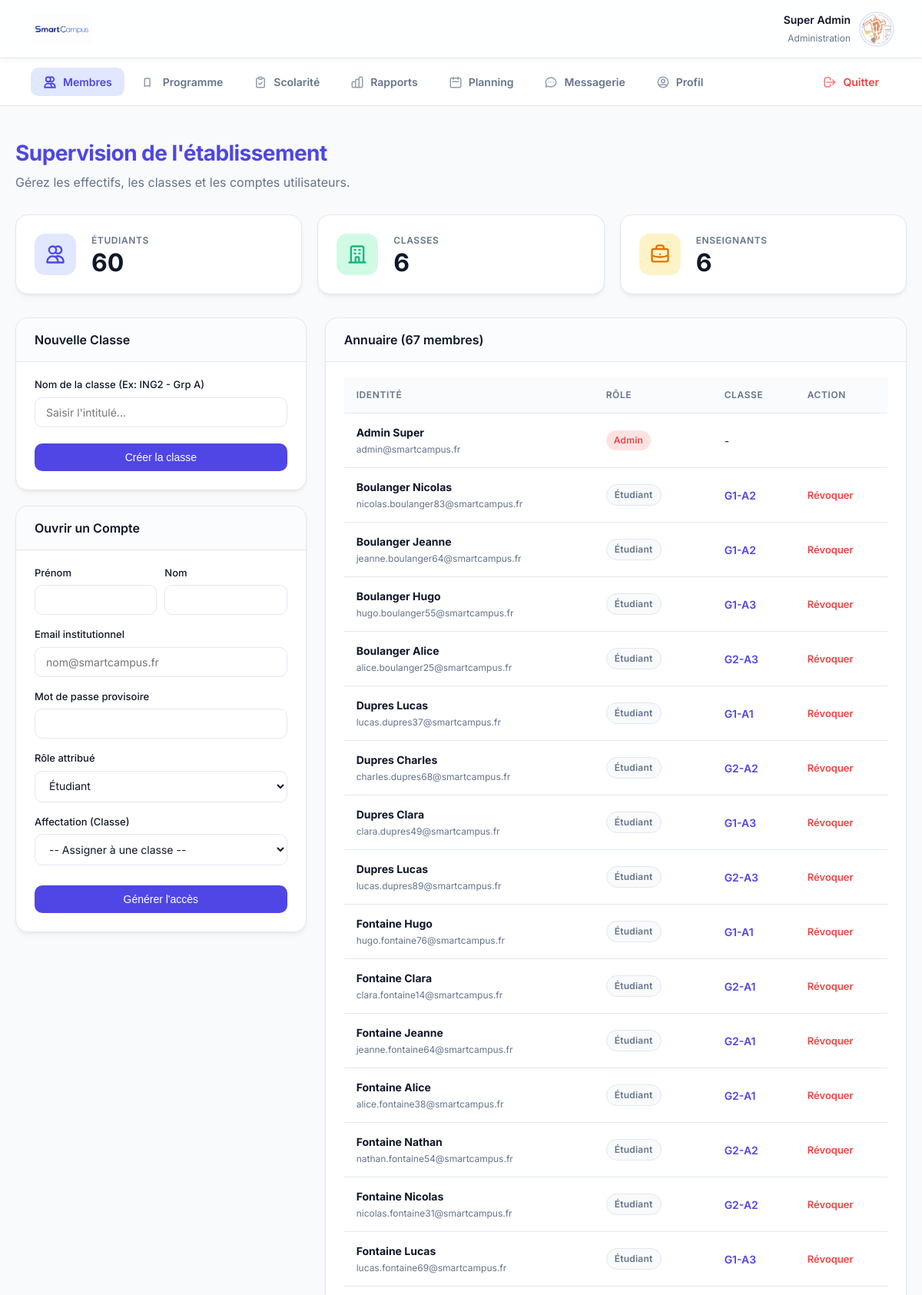
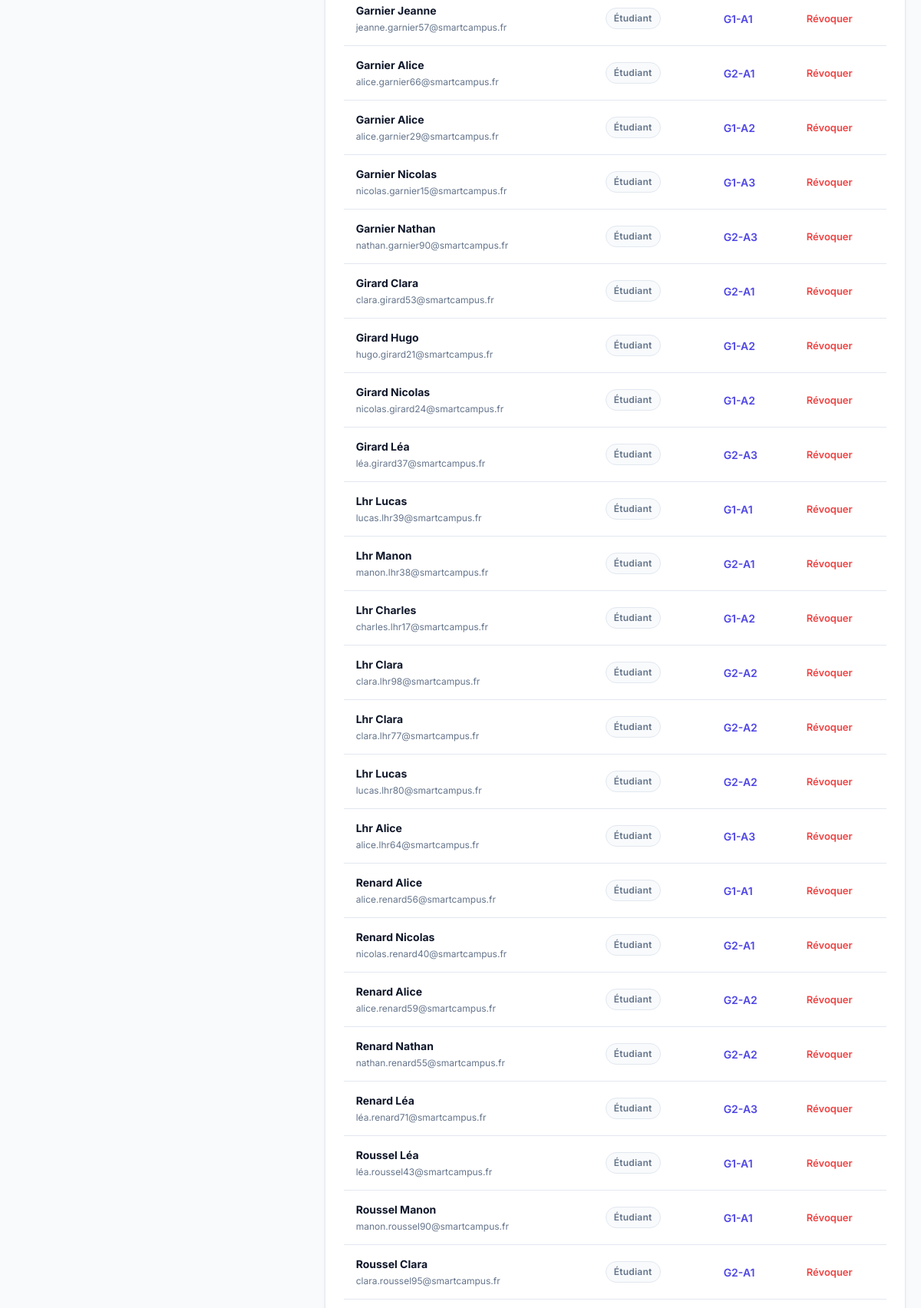
The app's page /dashboard_administrateur.php (signed in, upper part) with its own data (2 pictures, top to bottom).
### tables this page shows
CREATE TABLE utilisateurs (
        id INTEGER PRIMARY KEY AUTOINCREMENT,
        prenom TEXT NOT NULL,
        nom TEXT NOT NULL,
        email TEXT UNIQUE NOT NULL,
        role TEXT CHECK(role IN ('etudiant', 'professeur', 'administrateur')) NOT NULL,
        mot_de_passe_hash TEXT NOT NULL,
        statut_compte TEXT DEFAULT 'actif',
        groupe_id INTEGER,
        FOREIGN KEY(groupe_id) REFERENCES groupes(id) ON DELETE SET NULL
    );

CREATE TABLE groupes (
        id INTEGER PRIMARY KEY AUTOINCREMENT,
        nom TEXT NOT NULL UNIQUE
    );

### dashboard_administrateur.php (the view, shortened to what this page needs)
<?php
require_once 'db.php';
$groupes = $db->query("SELECT * FROM groupes ORDER BY nom")->fetchAll();
$utilisateurs = $db->query("SELECT u.*, g.nom as nom_groupe FROM utilisateurs u LEFT JOIN groupes g ON u.groupe_id = g.id ORDER BY u.role, u.nom")->fetchAll();
$nb_etudiants = $db->query("SELECT COUNT(*) FROM utilisateurs WHERE role = 'etudiant'")->fetchColumn();
$nb_profs = $db->query("SELECT COUNT(*) FROM utilisateurs WHERE role = 'professeur'")->fetchColumn();
$nb_classes = count($groupes);
?>
<!DOCTYPE html>
<html lang="fr">
<head>
    <link rel="stylesheet" href="style.css">
</head>
<body>
    <?php include 'menu.php'; ?>
    <div class="container">
        <div style="margin-bottom: 30px;">
            <h1 style="color:var(--primary);">Supervision de l'établissement</h1>
            <p style="color:var(--text-muted); margin:0;">Gérez les effectifs, les classes et les comptes utilisateurs.</p>
        </div>
        <div class="stats-container">
            <div class="card stat-card">
                <div class="stat-icon icon-indigo">
                    <svg xmlns="http://www.w3.org/2000/svg" width="28" height="28" fill="none" viewBox="0 0 24 24" stroke="currentColor" stroke-width="2"><path stroke-linecap="round" stroke-linejoin="round" d="M12 4.354a4 4 0 110 5.292M15 21H3v-1a6 6 0 0112 0v1zm0 0h6v-1a6 6 0 00-9-5.197M13 7a4 4 0 11-8 0 4 4 0 018 0z" /></svg>
                </div>
                <div class="stat-info"><h2>Étudiants</h2><div class="stat-value"><?= $nb_etudiants ?></div></div>
            </div>
            <div class="card stat-card">
                <div class="stat-icon icon-emerald">
                </div>
                <div class="stat-info"><h2>Classes</h2><div class="stat-value"><?= $nb_classes ?></div></div>
            </div>
            <div class="card stat-card">
                <div class="stat-icon icon-amber">
                </div>
                <div class="stat-info"><h2>Enseignants</h2><div class="stat-value"><?= $nb_profs ?></div></div>
            </div>
        </div>
        <div class="dashboard-grid inverse">
            <div class="form-section">
                <div class="card">
                    <div class="card-header"><h2>Nouvelle Classe</h2></div>
                    <form method="POST">
                        <label>Nom de la classe (Ex: ING2 - Grp A)</label>
                        <input type="text" name="nom_groupe" required placeholder="Saisir l'intitulé...">
                        <button type="submit" class="btn-action" style="width:100%; margin-top:5px;">Créer la classe</button>
                    </form>
                </div>
                <div class="card">
                    <div class="card-header"><h2>Ouvrir un Compte</h2></div>
                    <form action="traitement_inscription.php" method="POST">
                        <div style="display:flex; gap:10px;">
                            <div style="flex:1;"><label>Prénom</label><input type="text" name="prenom" required></div>
                            <div style="flex:1;"><label>Nom</label><input type="text" name="nom" required></div>
                        </div>
                        <label>Email institutionnel</label><input type="email" name="email" required placeholder="nom@smartcampus.fr">
                        <label>Mot de passe provisoire</label><input type="password" name="mot_de_passe" required>
                        <label>Rôle attribué</label>
                        <select name="role" id="roleSelect" required onchange="toggleGroupSelect()">
                            <option value="etudiant">Étudiant</option><option value="professeur">Professeur</option><option value="administrateur">Administrateur</option>
                        </select>
                        <div id="groupSelectContainer">
                            <label>Affectation (Classe)</label>
                            <select name="groupe_id" id="groupSelect">
                                <option value="">-- Assigner à une classe --</option>
                            </select>
                        </div>
                        <button type="submit" class="btn-action" style="width:100%; margin-top:10px;">Générer l'accès</button>
                    </form>
                </div>
            </div>
            <div class="card">
                <div class="card-header"><h2>Annuaire (<?= count($utilisateurs) ?> membres)</h2></div>
                <table>
                    <tr><th>Identité</th><th>Rôle</th><th>Classe</th><th>Action</th></tr>
                    <?php foreach ($utilisateurs as $u): ?>
                        <tr>
                            <td>
                                <strong><?= htmlspecialchars($u['nom'] . ' ' . $u['prenom']) ?></strong><br>
                                <span style="font-size:12px;color:var(--text-muted);"><?= htmlspecialchars($u['email']) ?></span>
                            </td>
                            <td>
                                <?php if($u['role'] == 'administrateur'): ?><span class="badge badge-danger">Admin</span>
                                <?php elseif($u['role'] == 'professeur'): ?><span class="badge badge-success">Professeur</span>
                                <?php else: ?><span class="badge badge-neutral">Étudiant</span>
                                <?php endif; ?>
                            </td>
                            <td><?= $u['nom_groupe'] ? '<span style="color:var(--primary);font-weight:600;">'.htmlspecialchars($u['nom_groupe']).'</span>' : '-' ?></td>
                            <td>
                                <?php if($u['id'] != $_SESSION['utilisateur_id']): ?>
                                    <a href="supprimer_utilisateur.php?id=<?= $u['id'] ?>" style="color:var(--danger); font-size:13px; font-weight:600;" onclick="return confirm('Supprimer ce membre ?');">Révoquer</a>
                                <?php endif; ?>
                            </td>
                        </tr>
                    <?php endforeach; ?>
                </table>
            </div>
        </div>
    </div>
</body>
</html>

### menu.php (shortened to what this page needs)
<?php
require_once 'db.php';
$mon_id = $_SESSION['utilisateur_id'];
$mon_role = $_SESSION['role'];
$stmt_menu = $db->prepare("SELECT u.*, g.nom as nom_groupe FROM utilisateurs u LEFT JOIN groupes g ON u.groupe_id = g.id WHERE u.id = ?");
$stmt_menu->execute([$mon_id]);
$user_menu = $stmt_menu->fetch(PDO::FETCH_ASSOC);
$initiales_menu = strtoupper(substr($user_menu['prenom'], 0, 1) . substr($user_menu['nom'], 0, 1));
$avatar_menu_url = null;
$search_avatar_menu = glob("uploads/avatars/avatar_" . $mon_id . ".*");
if (!empty($search_avatar_menu)) { $avatar_menu_url = $search_avatar_menu[0]; }
$stmt_unread_menu = $db->prepare("SELECT COUNT(*) FROM messages WHERE destinataire_id = ? AND lu = 0");
$stmt_unread_menu->execute([$mon_id]);
$messages_non_lus_menu = $stmt_unread_menu->fetchColumn();
$current_page = basename($_SERVER['PHP_SELF']);
?>
<header class="top-bar">
    <img src="images/logo.jpg" alt="SmartCampus" onerror="this.src='https://via.placeholder.com/120x45?text=SmartCampus'">
    <div class="user-widget">
        <div class="user-widget-info" style="text-align: right;">
            <strong style="color:var(--text-main); font-size:14px;"><?= htmlspecialchars($user_menu['prenom'] . ' ' . $user_menu['nom']) ?></strong>
            <span style="font-size:12px; color:var(--text-muted);">
                <?php
                if ($mon_role === 'administrateur') echo 'Administration';
                elseif ($mon_role === 'professeur') echo 'Corps Enseignant';
                else echo htmlspecialchars($user_menu['nom_groupe'] ?? 'Étudiant');
                ?>
            </span>
        </div>
        <div class="avatar-small" <?= $mon_role === 'administrateur' ? 'style="background: #1e293b;"' : '' ?>>
            <?php if ($avatar_menu_url): ?><img src="<?= $avatar_menu_url ?>" alt="Profil"><?php else: ?><?= $initiales_menu ?><?php endif; ?>
        </div>
    </div>
</header>
<nav class="top-nav">
    <?php if ($mon_role === 'administrateur'): ?>
        <a href="dashboard_administrateur.php" class="<?= $current_page === 'dashboard_administrateur.php' ? 'active' : '' ?>">
            <svg fill="none" viewBox="0 0 24 24" stroke="currentColor" stroke-width="2"><path stroke-linecap="round" stroke-linejoin="round" d="M12 4.354a4 4 0 110 5.292M15 21H3v-1a6 6 0 0112 0v1zm0 0h6v-1a6 6 0 00-9-5.197M13 7a4 4 0 11-8 0 4 4 0 018 0z" /></svg> Membres
        </a>
        <a href="gestion_cours.php" class="<?= $current_page === 'gestion_cours.php' ? 'active' : '' ?>">
            <svg fill="none" viewBox="0 0 24 24" stroke="currentColor" stroke-width="2"><path stroke-linecap="round" stroke-linejoin="round" d="M12 6.253v13m0-13C10.832 5.477 9.246 5 7.5 5S4.168 5.477 3 6.253v13C4.168 18.477 5.754 18 7.5 18s3.332.477 4.5 1.253" /></svg> Programme
        </a>
        <a href="gestion_absences.php" class="<?= $current_page === 'gestion_absences.php' ? 'active' : '' ?>">
            <svg fill="none" viewBox="0 0 24 24" stroke="currentColor" stroke-width="2"><path stroke-linecap="round" stroke-linejoin="round" d="M9 5H7a2 2 0 00-2 2v12a2 2 0 002 2h10a2 2 0 002-2V7a2 2 0 00-2-2h-2M9 5a2 2 0 002 2h2a2 2 0 002-2M9 5a2 2 0 012-2h2a2 2 0 012 2m-6 9l2 2 4-4" /></svg> Scolarité
        </a>
        <a href="rapports_admin.php" class="<?= $current_page === 'rapports_admin.php' ? 'active' : '' ?>">
            Rapports
        </a>
    <?php endif; ?>
    <a href="planning.php" class="<?= $current_page === 'planning.php' ? 'active' : '' ?>">
        <svg fill="none" viewBox="0 0 24 24" stroke="currentColor" stroke-width="2"><path stroke-linecap="round" stroke-linejoin="round" d="M8 7V3m8 4V3m-9 8h10M5 21h14a2 2 0 002-2V7a2 2 0 00-2-2H5a2 2 0 00-2 2v12a2 2 0 002 2z" /></svg> Planning
    </a>
    <a href="messagerie.php" class="<?= $current_page === 'messagerie.php' ? 'active' : '' ?>">
        <svg fill="none" viewBox="0 0 24 24" stroke="currentColor" stroke-width="2"><path stroke-linecap="round" stroke-linejoin="round" d="M8 12h.01M12 12h.01M16 12h.01M21 12c0 4.418-4.03 8-9 8a9.863 9.863 0 01-4.255-.949L3 20l1.395-3.72C3.512 15.042 3 13.574 3 12c0-4.418 4.03-8 9-8s9 3.582 9 8z" /></svg>
        Messagerie <?php if ($messages_non_lus_menu > 0): ?><span class="notification-badge"><?= $messages_non_lus_menu ?></span><?php endif; ?>
    </a>
    <a href="profil.php" class="<?= $current_page === 'profil.php' ? 'active' : '' ?>">
        <svg fill="none" viewBox="0 0 24 24" stroke="currentColor" stroke-width="2"><path stroke-linecap="round" stroke-linejoin="round" d="M5.121 17.804A13.937 13.937 0 0112 16c2.5 0 4.847.655 6.879 1.804M15 10a3 3 0 11-6 0 3 3 0 016 0zm6 2a9 9 0 11-18 0 9 9 0 0118 0z" /></svg> Profil
    </a>
    <a href="deconnexion.php" style="color: var(--danger); margin-left: auto;">
        <svg fill="none" viewBox="0 0 24 24" stroke="currentColor" stroke-width="2"><path stroke-linecap="round" stroke-linejoin="round" d="M17 16l4-4m0 0l-4-4m4 4H7m6 4v1a3 3 0 01-3 3H6a3 3 0 01-3-3V7a3 3 0 013-3h4a3 3 0 013 3v1" /></svg> Quitter
    </a>
</nav>

### dashboard_administrateur.php (style rules this page uses)
.stats-container { display: grid; grid-template-columns: repeat(3, 1fr); gap: 20px; margin-bottom: 30px; }
.stat-card { display: flex; align-items: center; padding: 24px; gap: 20px; }
.stat-icon { width: 54px; height: 54px; border-radius: 14px; display: flex; align-items: center; justify-content: center; }
.icon-indigo { background: #e0e7ff; color: #4f46e5; }
.icon-emerald { background: #d1fae5; color: #10b981; }
.icon-amber { background: #fef3c7; color: #d97706; }
.stat-info h2 { font-size: 12px; color: var(--text-muted); text-transform: uppercase; letter-spacing: 0.05em; margin-bottom: 4px; }
.stat-info .stat-value { font-size: 32px; font-weight: 700; line-height: 1; color: var(--text-main); }
.form-section { display: flex; flex-direction: column; gap: 20px; }

### records on screen
utilisateurs: prenom+nom "Super Admin", nom+prenom "Admin Super", email "admin@smartcampus.fr", role "Admin"
utilisateurs: nom+prenom "Boulanger Nicolas", email "nicolas.boulanger83@smartcampus.fr", role "Étudiant", groupe.nom "G1-A2"
utilisateurs: nom+prenom "Boulanger Jeanne", email "jeanne.boulanger64@smartcampus.fr", role "Étudiant", groupe.nom "G1-A2"
utilisateurs: nom+prenom "Boulanger Hugo", email "hugo.boulanger55@smartcampus.fr", role "Étudiant", groupe.nom "G1-A3"
utilisateurs: nom+prenom "Boulanger Alice", email "alice.boulanger25@smartcampus.fr", role "Étudiant", groupe.nom "G2-A3"
utilisateurs: nom+prenom "Dupres Lucas", email "lucas.dupres37@smartcampus.fr", role "Étudiant", groupe.nom "G1-A1"
utilisateurs: nom+prenom "Dupres Charles", email "charles.dupres68@smartcampus.fr", role "Étudiant", groupe.nom "G2-A2"
utilisateurs: nom+prenom "Dupres Clara", email "clara.dupres49@smartcampus.fr", role "Étudiant", groupe.nom "G1-A3"
utilisateurs: nom+prenom "Dupres Lucas", email "lucas.dupres89@smartcampus.fr", role "Étudiant", groupe.nom "G2-A3"
utilisateurs: nom+prenom "Fontaine Hugo", email "hugo.fontaine76@smartcampus.fr", role "Étudiant", groupe.nom "G1-A1"
utilisateurs: nom+prenom "Fontaine Clara", email "clara.fontaine14@smartcampus.fr", role "Étudiant", groupe.nom "G2-A1"
utilisateurs: nom+prenom "Fontaine Jeanne", email "jeanne.fontaine64@smartcampus.fr", role "Étudiant", groupe.nom "G2-A1"
utilisateurs: nom+prenom "Fontaine Alice", email "alice.fontaine38@smartcampus.fr", role "Étudiant", groupe.nom "G2-A1"
utilisateurs: nom+prenom "Fontaine Nathan", email "nathan.fontaine54@smartcampus.fr", role "Étudiant", groupe.nom "G2-A2"
utilisateurs: nom+prenom "Fontaine Nicolas", email "nicolas.fontaine31@smartcampus.fr", role "Étudiant", groupe.nom "G2-A2"
utilisateurs: nom+prenom "Fontaine Lucas", email "lucas.fontaine69@smartcampus.fr", role "Étudiant", groupe.nom "G1-A3"
utilisateurs: nom+prenom "Garnier Jeanne", email "jeanne.garnier57@smartcampus.fr", role "Étudiant", groupe.nom "G1-A1"
utilisateurs: nom+prenom "Garnier Alice", email "alice.garnier66@smartcampus.fr", role "Étudiant", groupe.nom "G2-A1"
utilisateurs: nom+prenom "Garnier Alice", email "alice.garnier29@smartcampus.fr", role "Étudiant", groupe.nom "G1-A2"
utilisateurs: nom+prenom "Garnier Nicolas", email "nicolas.garnier15@smartcampus.fr", role "Étudiant", groupe.nom "G1-A3"
utilisateurs: nom+prenom "Garnier Nathan", email "nathan.garnier90@smartcampus.fr", role "Étudiant", groupe.nom "G2-A3"
utilisateurs: nom+prenom "Girard Clara", email "clara.girard53@smartcampus.fr", role "Étudiant", groupe.nom "G2-A1"
utilisateurs: nom+prenom "Girard Hugo", email "hugo.girard21@smartcampus.fr", role "Étudiant", groupe.nom "G1-A2"
utilisateurs: nom+prenom "Girard Nicolas", email "nicolas.girard24@smartcampus.fr", role "Étudiant", groupe.nom "G1-A2"
utilisateurs: nom+prenom "Girard Léa", email "léa.girard37@smartcampus.fr", role "Étudiant", groupe.nom "G2-A3"
utilisateurs: nom+prenom "Lhr Lucas", email "lucas.lhr39@smartcampus.fr", role "Étudiant", groupe.nom "G1-A1"
utilisateurs: nom+prenom "Lhr Manon", email "manon.lhr38@smartcampus.fr", role "Étudiant", groupe.nom "G2-A1"
utilisateurs: nom+prenom "Lhr Charles", email "charles.lhr17@smartcampus.fr", role "Étudiant", groupe.nom "G1-A2"
utilisateurs: nom+prenom "Lhr Clara", email "clara.lhr98@smartcampus.fr", role "Étudiant", groupe.nom "G2-A2"
utilisateurs: nom+prenom "Lhr Clara", email "clara.lhr77@smartcampus.fr", role "Étudiant", groupe.nom "G2-A2"
utilisateurs: nom+prenom "Lhr Lucas", email "lucas.lhr80@smartcampus.fr", role "Étudiant", groupe.nom "G2-A2"
utilisateurs: nom+prenom "Lhr Alice", email "alice.lhr64@smartcampus.fr", role "Étudiant", groupe.nom "G1-A3"
utilisateurs: nom+prenom "Renard Alice", email "alice.renard56@smartcampus.fr", role "Étudiant", groupe.nom "G1-A1"
utilisateurs: nom+prenom "Renard Nicolas", email "nicolas.renard40@smartcampus.fr", role "Étudiant", groupe.nom "G2-A1"
utilisateurs: nom+prenom "Renard Alice", email "alice.renard59@smartcampus.fr", role "Étudiant", groupe.nom "G2-A2"
utilisateurs: nom+prenom "Renard Nathan", email "nathan.renard55@smartcampus.fr", role "Étudiant", groupe.nom "G2-A2"
utilisateurs: nom+prenom "Renard Léa", email "léa.renard71@smartcampus.fr", role "Étudiant", groupe.nom "G2-A3"
utilisateurs: nom+prenom "Roussel Léa", email "léa.roussel43@smartcampus.fr", role "Étudiant", groupe.nom "G1-A1"
utilisateurs: nom+prenom "Roussel Manon", email "manon.roussel90@smartcampus.fr", role "Étudiant", groupe.nom "G1-A1"
utilisateurs: nom+prenom "Roussel Clara", email "clara.roussel95@smartcampus.fr", role "Étudiant", groupe.nom "G2-A1"

### other values on screen
$nb_etudiants "60"
$nb_classes "6"
$nb_profs "6"
count($utilisateurs) "67"
